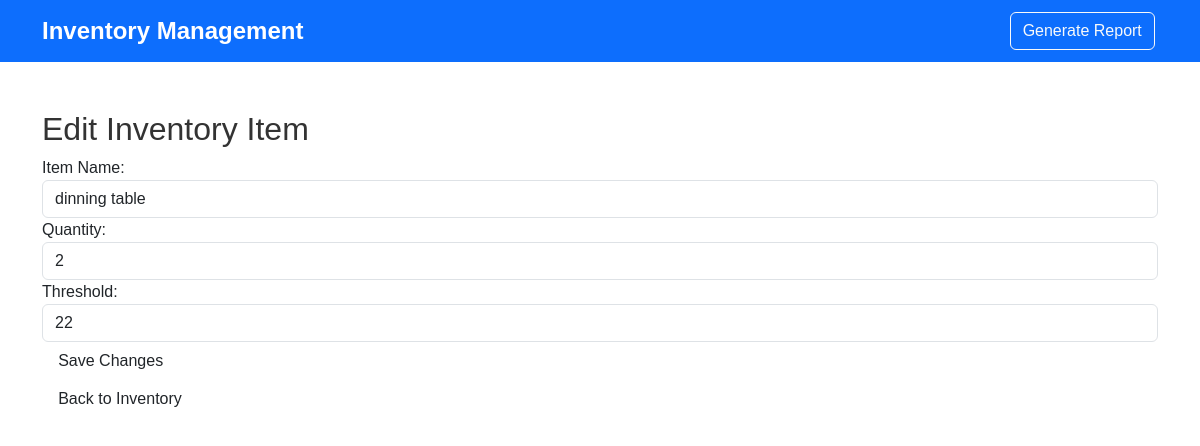
Page /edit-item/4 on the committed database.
### tables this page shows
CREATE TABLE inventory (
            id INTEGER PRIMARY KEY AUTOINCREMENT,
            item_name TEXT NOT NULL,
            quantity INTEGER NOT NULL,
            threshold INTEGER NOT NULL
        );

### app/routes.py (the view, shortened to what this page needs)
@app.route('/edit-item/<int:item_id>', methods=['GET', 'POST'])
def edit_item_route(item_id):
    item = [item for item in get_items() if item['id'] == item_id][0]
    return render_template('edit_item.html', item=item)

### app/database.py (called while the page is built)
def get_db_connection():
    conn = sqlite3.connect('inventory.db')
    conn.row_factory = sqlite3.Row
    return conn

def get_items():
    conn = get_db_connection()
    items = conn.execute('SELECT * FROM inventory').fetchall()
    conn.close()
    return items

### app/templates/edit_item.html
{% extends "base.html" %}
{% block content %}
<h2>Edit Inventory Item</h2>
<form method="POST" action="/edit-item/{{ item.id }}">
    <div class="form-group">
        <label for="itemName">Item Name:</label>
        <input type="text" class="form-control" id="itemName" name="item_name" value="{{ item.item_name }}" required>
    </div>
    <div class="form-group">
        <label for="itemQuantity">Quantity:</label>
        <input type="number" class="form-control" id="itemQuantity" name="item_quantity" value="{{ item.quantity }}" required>
    </div>
    <div class="form-group">
        <label for="itemThreshold">Threshold:</label>
        <input type="number" class="form-control" id="itemThreshold" name="item_threshold" value="{{ item.threshold }}" required>
    </div>
    <button type="submit" class="btn submit-btn">Save Changes</button>
</form>
<a href="/" class="btn back-btn">Back to Inventory</a>
{% endblock %}

### app/static/css/styles.css (style rules this page uses)
body { font-family: 'Arial', sans-serif; }
h2 { color: #333; }
.btn { margin: 0 0.2rem; }

### rows in the picture
inventory: item_name "dinning table", item_quantity "2", item_threshold "22"
